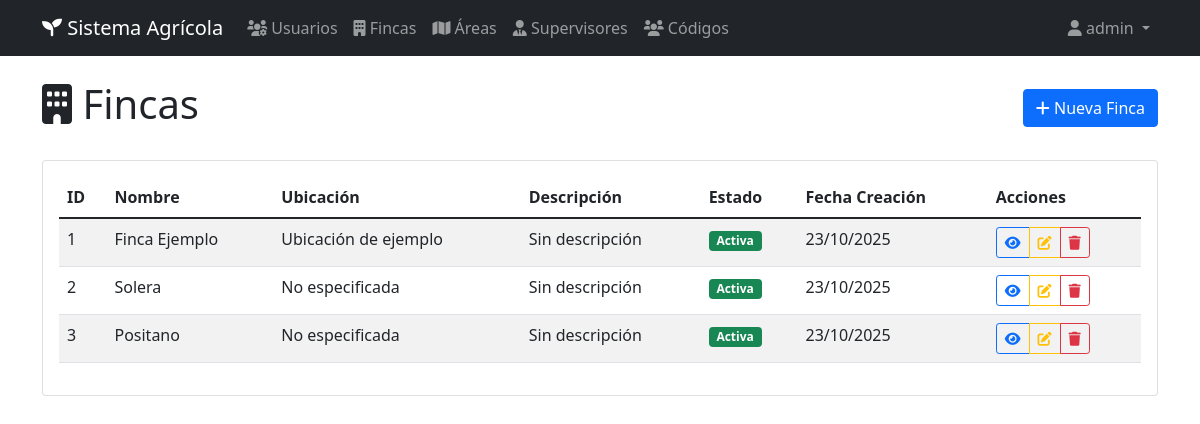
The app's page /fincas (signed in) with its own data.
### app.py (models this page shows)
class Finca(db.Model):
    id = db.Column(db.Integer, primary_key=True)
    nombre = db.Column(db.String(100), nullable=False)
    ubicacion = db.Column(db.String(200))
    descripcion = db.Column(db.Text)
    activa = db.Column(db.Boolean, default=True)
    fecha_creacion = db.Column(db.DateTime, default=datetime.utcnow)
    areas = db.relationship('Area', backref='finca', lazy=True)

### app.py (the view)
@app.route('/fincas')
def listar_fincas():
    if 'user_id' not in session:
        return redirect(url_for('login'))
    fincas = Finca.query.all()
    return render_template('fincas/listar.html', fincas=fincas)

### templates/fincas/listar.html (shortened to what this page needs)
{% extends "base.html" %}
{% block content %}
<div class="d-flex justify-content-between align-items-center mb-4">
    <h1><i class="fas fa-building"></i> Fincas</h1>
    {% if session.rol == 'admin' %}
    <a href="{{ url_for('crear_finca') }}" class="btn btn-primary">
        <i class="fas fa-plus"></i> Nueva Finca
    </a>
    {% endif %}
</div>
<div class="card">
    <div class="card-body">
        {% if fincas %}
        <div class="table-responsive">
            <table class="table table-striped">
                <thead>
                    <tr>
                        <th>ID</th>
                        <th>Nombre</th>
                        <th>Ubicación</th>
                        <th>Descripción</th>
                        <th>Estado</th>
                        <th>Fecha Creación</th>
                        <th>Acciones</th>
                    </tr>
                </thead>
                <tbody>
                    {% for finca in fincas %}
                    <tr>
                        <td>{{ finca.id }}</td>
                        <td>{{ finca.nombre }}</td>
                        <td>{{ finca.ubicacion or 'No especificada' }}</td>
                        <td>{{ finca.descripcion or 'Sin descripción' }}</td>
                        <td>
                            {% if finca.activa %}
                                <span class="badge bg-success">Activa</span>
                            {% else %}
                                <span class="badge bg-danger">Inactiva</span>
                            {% endif %}
                        </td>
                        <td>{{ finca.fecha_creacion.strftime('%d/%m/%Y') }}</td>
                        <td>
                            <div class="btn-group" role="group">
                                <button type="button" class="btn btn-sm btn-outline-primary">
                                    <i class="fas fa-eye"></i>
                                </button>
                                {% if session.rol in ['admin', 'rrhh', 'jefe_cultivo'] %}
                                <button type="button" class="btn btn-sm btn-outline-warning">
                                    <i class="fas fa-edit"></i>
                                </button>
                                <button type="button" class="btn btn-sm btn-outline-danger">
                                    <i class="fas fa-trash"></i>
                                </button>
                                {% endif %}
                            </div>
                        </td>
                    </tr>
                    {% endfor %}
                </tbody>
            </table>
        </div>
        {% endif %}
    </div>
</div>
{% endblock %}

### records on screen
Finca: id "1", nombre "Finca Ejemplo", ubicacion "Ubicación de ejemplo", descripcion "Sin descripción", activa "Activa", fecha_creacion "23/10/2025"
Finca: id "2", nombre "Solera", ubicacion "No especificada", descripcion "Sin descripción", activa "Activa", fecha_creacion "23/10/2025"
Finca: id "3", nombre "Positano", ubicacion "No especificada", descripcion "Sin descripción", activa "Activa", fecha_creacion "23/10/2025"

### other values on screen
{{ session.username }} "admin"
